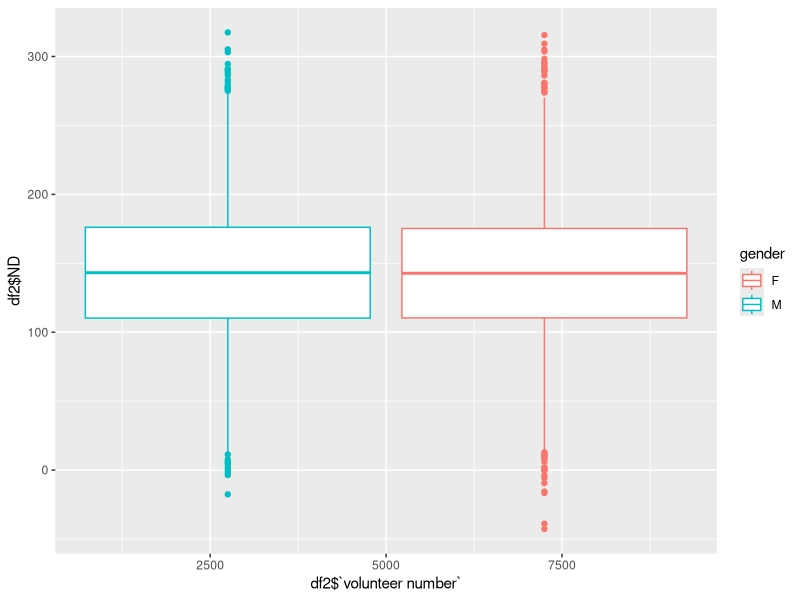
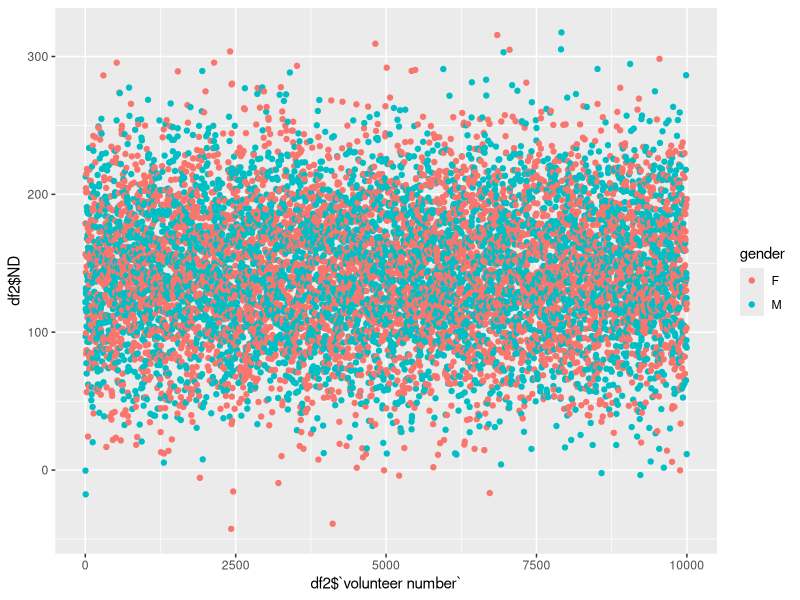
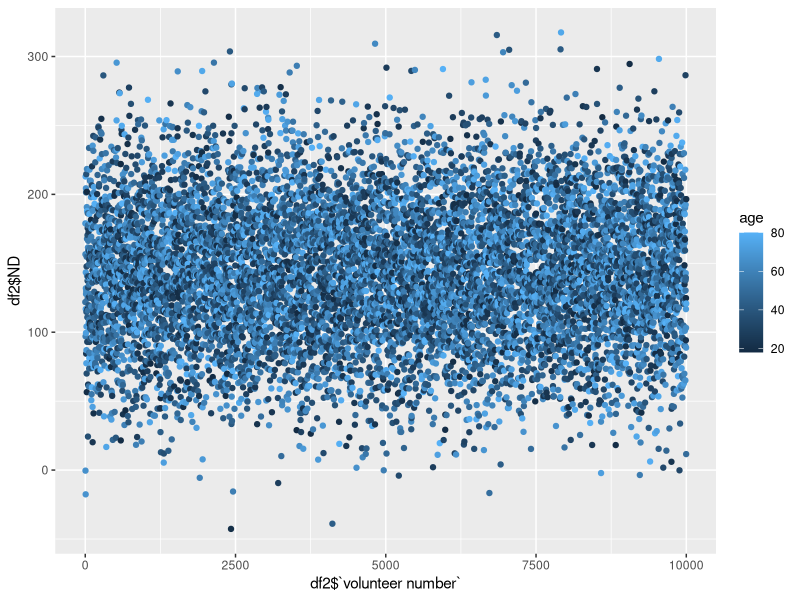

The R source for these figures, in order:
#100 people
data1_ND <- rnorm(100,mean = 143,sd = 48)
data1_TW <- rnorm(100,mean = 143,sd = 48)
df1 <- data.frame(c(1:100),data1_ND,data1_TW)
colnames(df1) <- c("volunteer number","ND","TW")
#10000 people
data2_ND <- rnorm(10000,mean = 143,sd = 48)
data2_TW <- rnorm(10000,mean = 156,sd = 55)
df2 <- data.frame(c(1:10000),data2_ND,data2_TW)
colnames(df2) <- c("volunteer number","ND","TW")
#t-test
t.test(df1$ND,df1$TW,paired = T)
summary(df1)
t.test(df2$ND,df2$TW,paired = T)
summary(df2)
set.seed(1)
index <- sample(10000,100,replace = FALSE)
sp2 <- df2[index,]
t.test(sp2)
#set age and gender
age <- sample(18:80,10000,replace=TRUE)
gender <- sample(c("F","M"),10000,replace = TRUE)
df2 <- cbind(df2,age,gender)
library(ggplot2)
ggplot(df2,aes(x=df2$`volunteer number`,y=df2$ND,col=gender))+geom_boxplot()
ggplot(df2,aes(x=df2$`volunteer number`,y=df2$ND,col=gender))+geom_point()
ggplot(df2,aes(x=df2$`volunteer number`,y=df2$ND,col=age))+geom_point()
write.csv(df1,file="")
write.csv(df2)